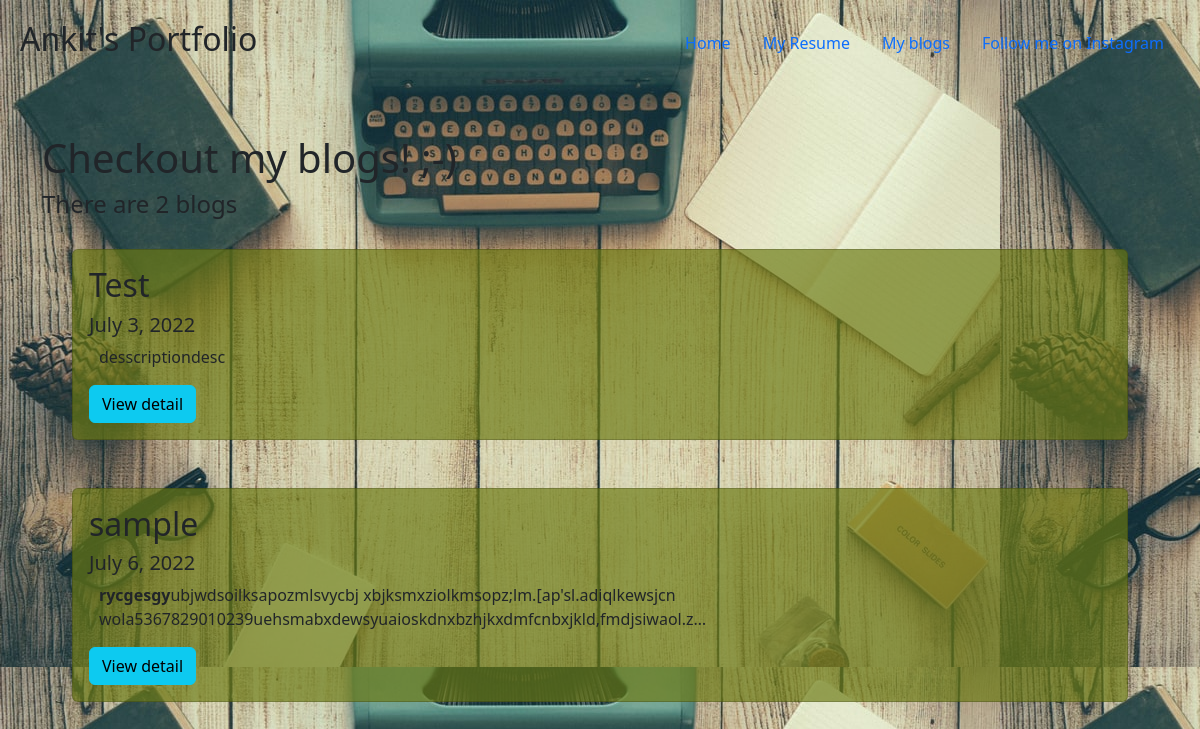
The app's page /blogs/ with its own data.
### blog/models.py (models this page shows, shortened)
class Blog(models.Model):
    title = models.CharField(max_length=100)
    datestamp = models.DateField()
    description = models.TextField(max_length=500)

### blog/views.py (the view)
# urls.py: path('', views.all_blogs, name= 'all_blogs'),
def all_blogs(request):
    blogs= Blog.objects.all()
    return render(request, 'blogs/all_blogs.html',{'blogs':blogs})

### blog/templates/blogs/all_blogs.html (shortened to what this page needs)
{% extends 'portfolio/base.html'%}
{% block content %}
<!DOCTYPE html>
<html lang="en">
<head>
    {% load static %}
</head>
<body style="background-image: url('{% static 'blogs/blog_background.jfif' %}')">
    <div class="container">
        <h1>Checkout my blogs! ;-)</h1>
        <h4>There are {{ blogs.count }} blog{{blogs.count |pluralize }}</h4>
        <div class ="blogs-container" style="margin: 20px ; padding:10px;">
            {% for blog in blogs %}
            <div class="card" style="background-color: rgba(106, 121, 18, 0.671);">
                <div class="card-body">
                    <h2 class="card-title">{{ blog.title }}</h2>
                    <h5>{{ blog.datestamp }}</h5>
                    <p class="card-text" style="padding-left:10px ;">{{ blog.description|safe|truncatechars:150 }}</p>
                    <a role="button" class="btn btn-info" href="{% url 'blog:detail' blog.id %}">View detail</a>
                </div>
            </div>
            <br><br>
            {% endfor %}
        </div>
    </div>
</body>
</html>
{% endblock %}

### records on screen
Blog: title "Test", datestamp "July 3, 2022", description "desscriptiondesc"
Blog: title "sample", datestamp "July 6, 2022", description "rycgesgy ubjwdsoilksapozmlsvycbj xbjksmxziolkmsopz;lm.[ap'sl.adiqlkewsjcn wola5367829010239uehsmabxdewsyuaioskdnxbzhjkxdmfcnbxjkld,fmdjsiwaol.z…"

### other values on screen
{{ blogs.count }} "2"
